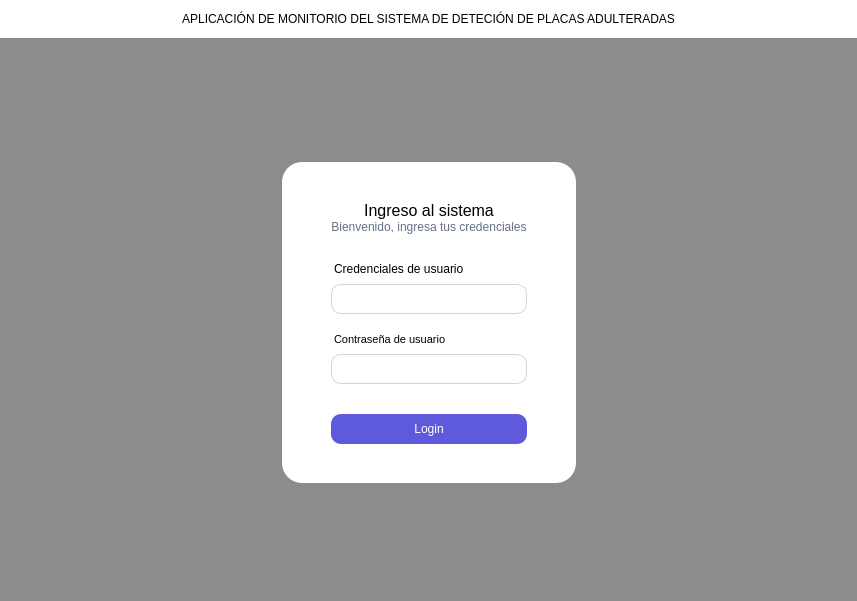
<?xml version="1.0" encoding="UTF-8"?>
<ui version="4.0">
 <class>MainWindow</class>
 <widget class="QMainWindow" name="MainWindow">
  <property name="geometry">
   <rect>
    <x>0</x>
    <y>0</y>
    <width>857</width>
    <height>601</height>
   </rect>
  </property>
  <property name="sizePolicy">
   <sizepolicy hsizetype="Expanding" vsizetype="Preferred">
    <horstretch>0</horstretch>
    <verstretch>0</verstretch>
   </sizepolicy>
  </property>
  <property name="windowTitle">
   <string>MainWindow</string>
  </property>
  <property name="styleSheet">
   <string notr="true">background-color: rgb(140, 140, 140);</string>
  </property>
  <widget class="QWidget" name="centralwidget">
   <property name="sizePolicy">
    <sizepolicy hsizetype="Expanding" vsizetype="Expanding">
     <horstretch>0</horstretch>
     <verstretch>0</verstretch>
    </sizepolicy>
   </property>
   <property name="maximumSize">
    <size>
     <width>16777215</width>
     <height>16777215</height>
    </size>
   </property>
   <layout class="QGridLayout" name="gridLayout">
    <property name="leftMargin">
     <number>0</number>
    </property>
    <property name="topMargin">
     <number>0</number>
    </property>
    <property name="rightMargin">
     <number>0</number>
    </property>
    <property name="bottomMargin">
     <number>0</number>
    </property>
    <item row="2" column="1">
     <widget class="QFrame" name="login_frame">
      <property name="styleSheet">
       <string notr="true">background-color: rgb(255, 255, 255);
padding: 30px 40px;
border-radius: 20px;
</string>
      </property>
      <layout class="QVBoxLayout" name="verticalLayout">
       <property name="spacing">
        <number>0</number>
       </property>
       <property name="sizeConstraint">
        <enum>QLayout::SetDefaultConstraint</enum>
       </property>
       <item>
        <widget class="QLabel" name="label_2">
         <property name="enabled">
          <bool>true</bool>
         </property>
         <property name="maximumSize">
          <size>
           <width>16777215</width>
           <height>30</height>
          </size>
         </property>
         <property name="baseSize">
          <size>
           <width>0</width>
           <height>20</height>
          </size>
         </property>
         <property name="font">
          <font>
           <family>MS Shell Dlg 2</family>
           <pointsize>12</pointsize>
           <weight>21</weight>
           <italic>false</italic>
           <bold>false</bold>
          </font>
         </property>
         <property name="styleSheet">
          <string notr="true">font: 175 12pt &quot;MS Shell Dlg 2&quot;;
color: rgb(0, 0, 0);
padding:0;</string>
         </property>
         <property name="text">
          <string>Ingreso al sistema</string>
         </property>
         <property name="alignment">
          <set>Qt::AlignCenter</set>
         </property>
        </widget>
       </item>
       <item>
        <widget class="QLabel" name="label_3">
         <property name="maximumSize">
          <size>
           <width>16777215</width>
           <height>30</height>
          </size>
         </property>
         <property name="font">
          <font>
           <family>MS Shell Dlg 2</family>
           <pointsize>9</pointsize>
           <weight>50</weight>
           <italic>false</italic>
           <bold>false</bold>
          </font>
         </property>
         <property name="styleSheet">
          <string notr="true">color: rgb(102, 112, 133);
font: 9pt &quot;MS Shell Dlg 2&quot;;
padding:0;</string>
         </property>
         <property name="text">
          <string>Bienvenido, ingresa tus credenciales</string>
         </property>
         <property name="alignment">
          <set>Qt::AlignCenter</set>
         </property>
        </widget>
       </item>
       <item>
        <spacer name="verticalSpacer_2">
         <property name="orientation">
          <enum>Qt::Vertical</enum>
         </property>
         <property name="sizeType">
          <enum>QSizePolicy::Fixed</enum>
         </property>
         <property name="sizeHint" stdset="0">
          <size>
           <width>20</width>
           <height>30</height>
          </size>
         </property>
        </spacer>
       </item>
       <item>
        <widget class="QLabel" name="label_8">
         <property name="maximumSize">
          <size>
           <width>16777215</width>
           <height>20</height>
          </size>
         </property>
         <property name="styleSheet">
          <string notr="true">font: 75 8pt &quot;MS Shell Dlg 2&quot;;
padding:0;
color: rgb(0, 0, 0);
margin-bottom:10px;</string>
         </property>
         <property name="text">
          <string>Credenciales de usuario</string>
         </property>
        </widget>
       </item>
       <item>
        <widget class="QLineEdit" name="lineEdit">
         <property name="maximumSize">
          <size>
           <width>16777215</width>
           <height>30</height>
          </size>
         </property>
         <property name="styleSheet">
          <string notr="true">border:1px solid #D0D5DD;
border-radius: 10px;
padding-left:5px;
color: rgb(0, 0, 0);
background-color: rgb(255, 255, 255);</string>
         </property>
        </widget>
       </item>
       <item>
        <spacer name="verticalSpacer_5">
         <property name="orientation">
          <enum>Qt::Vertical</enum>
         </property>
         <property name="sizeHint" stdset="0">
          <size>
           <width>20</width>
           <height>20</height>
          </size>
         </property>
        </spacer>
       </item>
       <item>
        <widget class="QLabel" name="label_9">
         <property name="maximumSize">
          <size>
           <width>16777215</width>
           <height>20</height>
          </size>
         </property>
         <property name="font">
          <font>
           <family>MS Shell Dlg 2</family>
           <pointsize>8</pointsize>
           <weight>9</weight>
           <italic>false</italic>
           <bold>false</bold>
          </font>
         </property>
         <property name="styleSheet">
          <string notr="true">font: 75 8pt &quot;MS Shell Dlg 2&quot;;
padding:0;
color: rgb(0, 0, 0);
margin-bottom:10px;
</string>
         </property>
         <property name="text">
          <string>Contraseña de usuario</string>
         </property>
        </widget>
       </item>
       <item>
        <widget class="QLineEdit" name="lineEdit_2">
         <property name="maximumSize">
          <size>
           <width>16777215</width>
           <height>30</height>
          </size>
         </property>
         <property name="styleSheet">
          <string notr="true">border:1px solid #D0D5DD;
border-radius: 10px;
padding-left:5px;
color: rgb(0, 0, 0);
background-color: rgb(255, 255, 255);</string>
         </property>
        </widget>
       </item>
       <item>
        <spacer name="verticalSpacer">
         <property name="orientation">
          <enum>Qt::Vertical</enum>
         </property>
         <property name="sizeType">
          <enum>QSizePolicy::Fixed</enum>
         </property>
         <property name="sizeHint" stdset="0">
          <size>
           <width>20</width>
           <height>30</height>
          </size>
         </property>
        </spacer>
       </item>
       <item>
        <widget class="QPushButton" name="boton_login">
         <property name="maximumSize">
          <size>
           <width>16777215</width>
           <height>100</height>
          </size>
         </property>
         <property name="baseSize">
          <size>
           <width>0</width>
           <height>0</height>
          </size>
         </property>
         <property name="styleSheet">
          <string notr="true">background-color: rgb(94, 90, 219);
padding:8px 0;
color: rgb(255, 255, 255);
font: 75 8pt &quot;MS Shell Dlg 2&quot;;
border-radius:10px</string>
         </property>
         <property name="text">
          <string>Login</string>
         </property>
        </widget>
       </item>
      </layout>
     </widget>
    </item>
    <item row="1" column="1">
     <spacer name="verticalSpacer_3">
      <property name="orientation">
       <enum>Qt::Vertical</enum>
      </property>
      <property name="sizeHint" stdset="0">
       <size>
        <width>20</width>
        <height>40</height>
       </size>
      </property>
     </spacer>
    </item>
    <item row="3" column="1">
     <spacer name="verticalSpacer_4">
      <property name="orientation">
       <enum>Qt::Vertical</enum>
      </property>
      <property name="sizeHint" stdset="0">
       <size>
        <width>20</width>
        <height>40</height>
       </size>
      </property>
     </spacer>
    </item>
    <item row="2" column="0">
     <spacer name="horizontalSpacer">
      <property name="orientation">
       <enum>Qt::Horizontal</enum>
      </property>
      <property name="sizeHint" stdset="0">
       <size>
        <width>40</width>
        <height>20</height>
       </size>
      </property>
     </spacer>
    </item>
    <item row="2" column="2">
     <spacer name="horizontalSpacer_2">
      <property name="orientation">
       <enum>Qt::Horizontal</enum>
      </property>
      <property name="sizeHint" stdset="0">
       <size>
        <width>40</width>
        <height>20</height>
       </size>
      </property>
     </spacer>
    </item>
    <item row="0" column="0" colspan="3">
     <widget class="QLabel" name="titulo_principal_main">
      <property name="sizePolicy">
       <sizepolicy hsizetype="Expanding" vsizetype="Fixed">
        <horstretch>0</horstretch>
        <verstretch>0</verstretch>
       </sizepolicy>
      </property>
      <property name="styleSheet">
       <string notr="true">padding-top:12px;
padding-bottom:12px;
background-color: rgb(255, 255, 255);
color: rgb(0, 0, 0);

</string>
      </property>
      <property name="text">
       <string>APLICACIÓN DE MONITORIO DEL SISTEMA DE DETECIÓN DE PLACAS ADULTERADAS</string>
      </property>
      <property name="alignment">
       <set>Qt::AlignCenter</set>
      </property>
     </widget>
    </item>
   </layout>
  </widget>
 </widget>
 <resources/>
 <connections/>
</ui>
